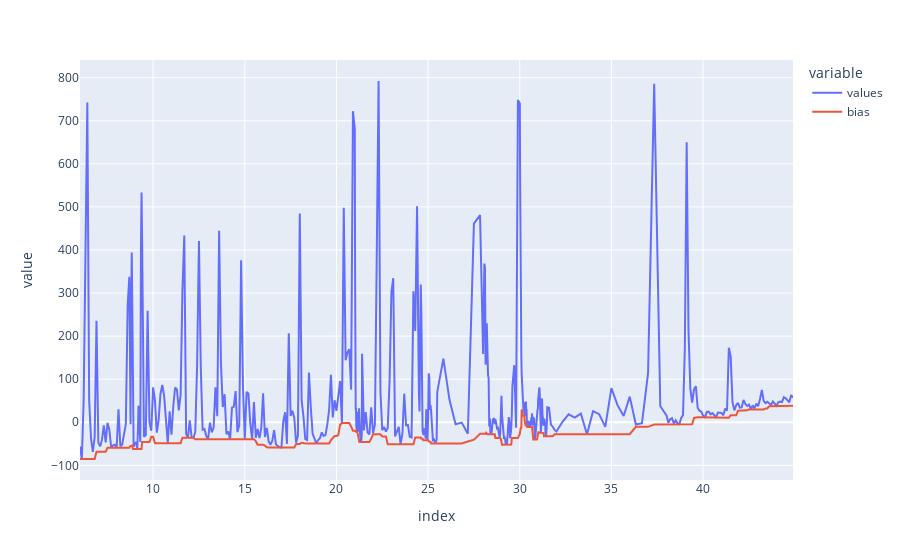

This figure's notebook cell:
### Markdown cell above
Dans un premier temps recherche du minimum de la courbe au cours du temps

### Code cell
bias = newdf['values'].rolling(15, center=True).min()
bias = pd.concat([pd.DataFrame([np.NaN] * tools.PADDING), bias]) # pour compenser le padding du filtre à 0 et éliminer l'effet de bord
bias = pd.concat([bias, pd.DataFrame([np.NaN] * tools.PADDING)])
bias = bias.fillna(method='ffill') # on retire les Nan en forward et backward (pour être sûr qu'il n'y en ai plus)
bias = bias.fillna(method='bfill')
newdf['bias'] = bias.to_numpy()[tools.PADDING : -tools.PADDING] # affichage uniquement de la partie qui nous intéresse
newdf.plot()

### Figure 1 — Plotly figure (JSON) as saved in the notebook; plotly's stock layout.template omitted (floating-point values rounded to 4 significant figures; data arrays with more than 128 entries replaced by an {"elided": "..."} marker saying what was removed)
{"data": [{"hovertemplate": "variable=values<br>index=%{x}<br>value=%{y}<extra></extra>", "legendgroup": "values", "line": {"color": "#636efa", "dash": "solid"}, "mode": "lines", "name": "values", "orientation": "v", "showlegend": true, "type": "scatter", "x": {"elided": "492 float values"}, "xaxis": "x", "y": {"elided": "492 float values"}, "yaxis": "y"}, {"hovertemplate": "variable=bias<br>index=%{x}<br>value=%{y}<extra></extra>", "legendgroup": "bias", "line": {"color": "#EF553B", "dash": "solid"}, "mode": "lines", "name": "bias", "orientation": "v", "showlegend": true, "type": "scatter", "x": {"elided": "492 float values"}, "xaxis": "x", "y": {"elided": "492 float values"}, "yaxis": "y"}], "layout": {"legend": {"title": {"text": "variable"}, "tracegroupgap": 0}, "margin": {"t": 60}, "xaxis": {"anchor": "y", "domain": [0, 1], "title": {"text": "index"}}, "yaxis": {"anchor": "x", "domain": [0, 1], "title": {"text": "value"}}}}
